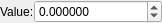
<?xml version="1.0" encoding="UTF-8"?>
<ui version="4.0">
 <class>Widget_ProxyParameter_Float</class>
 <widget class="QWidget" name="Widget_ProxyParameter_Float">
  <property name="geometry">
   <rect>
    <x>0</x>
    <y>0</y>
    <width>162</width>
    <height>20</height>
   </rect>
  </property>
  <property name="windowTitle">
   <string>Form</string>
  </property>
  <layout class="QHBoxLayout" name="horizontalLayout">
   <property name="spacing">
    <number>0</number>
   </property>
   <property name="leftMargin">
    <number>0</number>
   </property>
   <property name="topMargin">
    <number>0</number>
   </property>
   <property name="rightMargin">
    <number>0</number>
   </property>
   <property name="bottomMargin">
    <number>0</number>
   </property>
   <item>
    <widget class="QLabel" name="label_value">
     <property name="sizePolicy">
      <sizepolicy hsizetype="Maximum" vsizetype="Preferred">
       <horstretch>0</horstretch>
       <verstretch>0</verstretch>
      </sizepolicy>
     </property>
     <property name="text">
      <string>Value:</string>
     </property>
    </widget>
   </item>
   <item>
    <widget class="QDoubleSpinBox" name="doubleSpinBox_value">
     <property name="decimals">
      <number>6</number>
     </property>
     <property name="minimum">
      <double>-999999.000000000000000</double>
     </property>
     <property name="maximum">
      <double>999999.000000000000000</double>
     </property>
    </widget>
   </item>
  </layout>
 </widget>
 <resources/>
 <connections/>
</ui>
